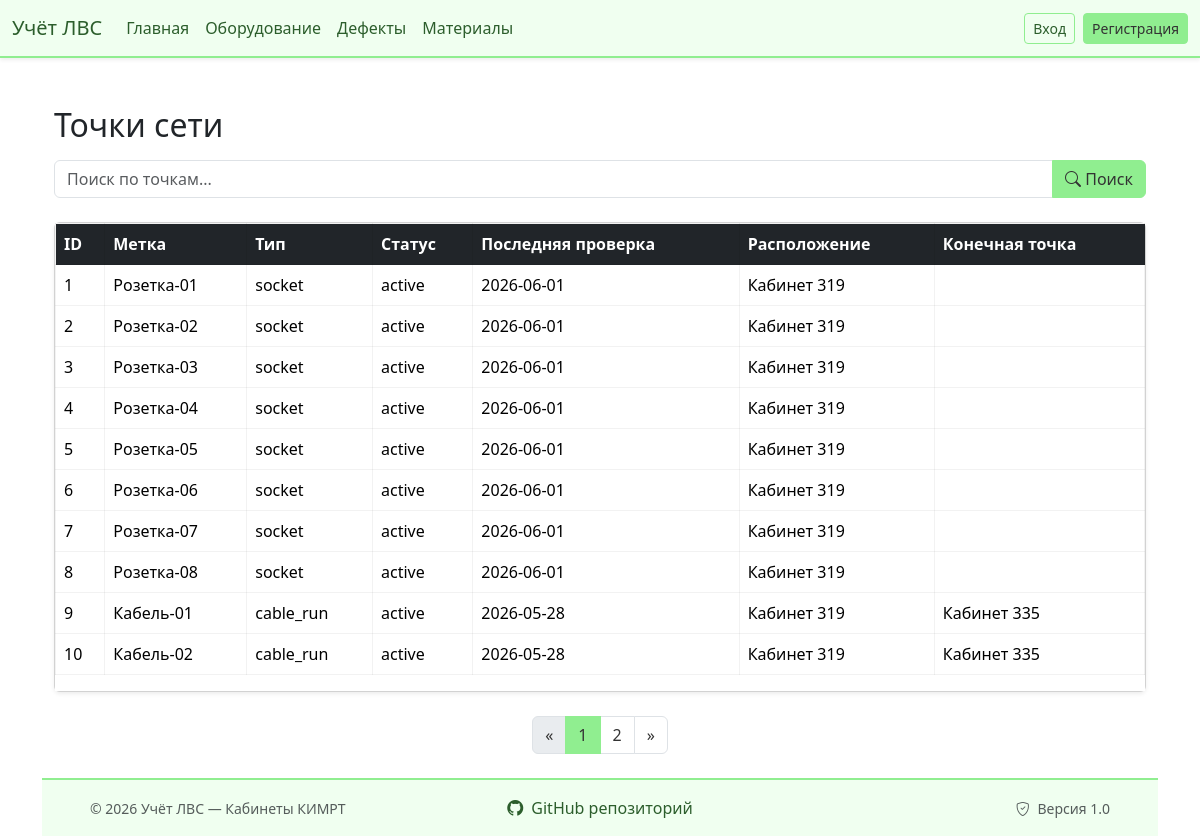
/superproject/index.php, run on the app's committed database.
### tables this page shows
CREATE TABLE `network_points` (
  `id` int(11) NOT NULL,
  `label` varchar(20) NOT NULL,
  `type` enum('socket','switch','cable_run','patch_cord') NOT NULL,
  `location_id` int(11) DEFAULT NULL,
  `location_end_id` int(11) DEFAULT NULL,
  `status` enum('active','defect','decommissioned') DEFAULT 'active',
  `last_check` date DEFAULT NULL
);

CREATE TABLE `locations` (
  `id` int(11) NOT NULL,
  `name` varchar(100) NOT NULL,
  `type` enum('room','rack','workspace','other') DEFAULT 'room',
  `room_number` varchar(10) DEFAULT '319Б'
);

### superproject/index.php (called while the page is built, shortened)
<?php
require_once 'db/connectDB.php';
require_once 'models/dashboard.model.php';
dashboardIndex($pdo);
function dashboardIndex(PDO $pdo): void
{
    $page   = isset($_GET['page']) ? max(1, (int)$_GET['page']) : 1;
    $search = isset($_GET['search']) ? trim($_GET['search']) : '';
    $limit  = 10;
    $offset = ($page - 1) * $limit;
    $data       = getFilteredPoints($pdo, $search, $limit, $offset);
    $totalRows  = getTotalFilteredPoints($pdo, $search);
    $totalPages = (int) ceil($totalRows / $limit);
    require  'views/index.view.php';
}

### superproject/models/dashboard.model.php (called while the page is built, shortened)
<?php
if (!function_exists('getFilteredPoints')) {
    function getFilteredPoints(PDO $pdo, string $search, int $limit, int $offset): array
    {
        $sql = "
            SELECT
                np.id, np.label, np.type, np.status, np.last_check,
                loc1.name AS location_name,
                loc2.name AS location_end_name
            FROM network_points np
            LEFT JOIN locations loc1 ON np.location_id = loc1.id
            LEFT JOIN locations loc2 ON np.location_end_id = loc2.id
            WHERE 1=1
        ";
        $params = [];
        $sql .= " ORDER BY np.id ASC LIMIT :limit OFFSET :offset";
        $stmt = $pdo->prepare($sql);
        $stmt->bindValue(':limit', $limit, PDO::PARAM_INT);
        $stmt->bindValue(':offset', $offset, PDO::PARAM_INT);
        $stmt->execute();
        return $stmt->fetchAll(PDO::FETCH_ASSOC);
    }
}
if (!function_exists('getTotalFilteredPoints')) {
    function getTotalFilteredPoints(PDO $pdo, string $search): int
    {
        $sql = "
            SELECT COUNT(*)
            FROM network_points np
            LEFT JOIN locations loc1 ON np.location_id = loc1.id
            LEFT JOIN locations loc2 ON np.location_end_id = loc2.id
            WHERE 1=1
        ";
        $params = [];
        $stmt = $pdo->prepare($sql);
        $stmt->execute($params);
        return (int) $stmt->fetchColumn();
    }
}

### superproject/views/index.view.php (the view, shortened to what this page needs)
<?php include __DIR__ . '/components/header.view.php'; ?>
<div class="container-fluid mt-4">
    <h2 class="mb-3">Точки сети</h2>
    <div class="mb-4">
        <form action="" method="get" class="input-group">
            <input type="text" name="search" class="form-control"
                   placeholder="Поиск по точкам..."
                   value="<?= htmlspecialchars($search) ?>">
            <button class="btn btn-salad" type="submit">
                <i class="bi bi-search"></i> Поиск
            </button>
        </form>
    </div>
    <?php if (!empty($data)): ?>
        <div class="card mb-4 shadow-sm">
            <div class="card-body p-0">
                <div class="table-responsive">
                    <table class="table table-hover table-borderless align-middle">
                        <thead class="table-dark">
                            <tr>
                                <th>ID</th>
                                <th>Метка</th>
                                <th>Тип</th>
                                <th>Статус</th>
                                <th>Последняя проверка</th>
                                <th>Расположение</th>
                                <th>Конечная точка</th>
                            </tr>
                        </thead>
                        <tbody>
                            <?php foreach ($data as $row): ?>
                                <tr>
                                    <td><?= htmlspecialchars($row['id']) ?></td>
                                    <td><?= htmlspecialchars($row['label']) ?></td>
                                    <td><?= htmlspecialchars($row['type']) ?></td>
                                    <td><?= htmlspecialchars($row['status']) ?></td>
                                    <td><?= htmlspecialchars($row['last_check']) ?></td>
                                    <td><?= htmlspecialchars($row['location_name'] ?? '') ?></td>
                                    <td><?= htmlspecialchars($row['location_end_name'] ?? '') ?></td>
                                </tr>
                            <?php endforeach; ?>
                        </tbody>
                    </table>
                </div>
            </div>
        </div>
        <?php if ($totalPages > 1): ?>
            <nav aria-label="Page navigation" class="mb-4">
                <ul class="pagination justify-content-center">
                    <li class="page-item <?= ($page <= 1) ? 'disabled' : '' ?>">
                        <a class="page-link" href="<?= ($page > 1) ? "?page=".($page - 1)."&search=".urlencode($search) : "javascript:void(0)" ?>">«</a>
                    </li>
                    <?php for ($i = 1; $i <= $totalPages; $i++): ?>
                        <li class="page-item <?= ($i == $page) ? 'active' : '' ?>">
                            <a class="page-link" href="?page=<?= $i ?>&search=<?= urlencode($search) ?>"><?= $i ?></a>
                        </li>
                    <?php endfor; ?>
                    <li class="page-item <?= ($page >= $totalPages) ? 'disabled' : '' ?>">
                        <a class="page-link" href="<?= ($page < $totalPages) ? "?page=".($page + 1)."&search=".urlencode($search) : "javascript:void(0)" ?>">»</a>
                    </li>
                </ul>
            </nav>
        <?php endif; ?>
    <?php else: ?>
        <div class="alert alert-info mt-4">Точки сети не найдены.</div>
    <?php endif; ?>
</div>
<?php include __DIR__ . '/components/footer.view.php'; ?>

### superproject/views/components/header.view.php (shortened to what this page needs)
<!DOCTYPE html>
<html lang="ru">
<head>
    <link href="https://cdn.jsdelivr.net/npm/bootstrap@5.3.3/dist/css/bootstrap.min.css" rel="stylesheet">
    <link rel="stylesheet" href="https://cdn.jsdelivr.net/npm/bootstrap-icons@1.11.3/font/bootstrap-icons.min.css">
</head>
<body>
<nav class="navbar navbar-expand-lg navbar-salad shadow-sm">
    <div class="container-fluid">
        <a class="navbar-brand" href="<?= BASE_URL ?>index.php"> Учёт ЛВС</a>
        <div class="collapse navbar-collapse" id="navbarSalad">
            <ul class="navbar-nav me-auto mb-2 mb-lg-0">
                <li class="nav-item">
                    <a class="nav-link" href="<?= BASE_URL ?>index.php">Главная</a>
                </li>
                <li class="nav-item">
                    <a class="nav-link" href="<?= BASE_URL ?>controllers/inventory.controller.php">Оборудование</a>
                </li>
                <li class="nav-item">
                    <a class="nav-link" href="<?= BASE_URL ?>controllers/defects.controller.php">Дефекты</a>
                </li>
                <li class="nav-item">
                    <a class="nav-link" href="<?= BASE_URL ?>views/materials.view.php">Материалы</a>
                </li>
            </ul>
            <div class="d-flex">
                <?php if (isset($_SESSION['user'])): ?>
                    <span class="navbar-text me-3">
                        👤 <?= htmlspecialchars($_SESSION['user']['login']) ?>
                        (<?= htmlspecialchars($_SESSION['user']['role']) ?>)
                    </span>
                    <a href="<?= BASE_URL ?>controllers/logout.controller.php" class="btn btn-salad-outline btn-sm">Выход</a>
                <?php else: ?>
                    <a href="<?= BASE_URL ?>controllers/login.controller.php" class="btn btn-salad-outline me-2 btn-sm">Вход</a>
                    <a href="<?= BASE_URL ?>controllers/register.controller.php" class="btn btn-salad btn-sm">Регистрация</a>
                <?php endif; ?>
            </div>
        </div>
    </div>
</nav>
<div class="container mt-4">

### superproject/views/components/footer.view.php (shortened to what this page needs)
<footer style="background-color: #f0fff0; border-top: 2px solid #90EE90; width: 100%; margin-top: auto;">
    <div class="container-fluid px-3 px-md-5">
        <div class="row align-items-center py-3 gy-2">
            <div class="col-md-4 text-center text-md-start">
                <span class="text-muted small">© <?= date('Y') ?> Учёт ЛВС — Кабинеты КИМРТ</span>
            </div>
            <div class="col-md-4 text-center">
                <a href="https://github.com/DMDAAAR/Accounting-for-network-load-and-cabinet-material-consumption.git" target="_blank" class="text-decoration-none" style="color: #2c5e2c;">
                    <i class="bi bi-github me-1"></i> GitHub репозиторий
                </a>
            </div>
            <div class="col-md-4 text-center text-md-end">
                <span class="text-muted small"><i class="bi bi-shield-check me-1"></i> Версия 1.0</span>
            </div>
        </div>
    </div>
</footer>
</body>
</html>

### superproject/views/components/header.view.php (style rules this page uses)
.navbar-salad { background-color: #f0fff0 !important; border-bottom: 2px solid #90EE90; }
.navbar-salad .navbar-brand, .navbar-salad .nav-link, .navbar-salad .navbar-text { color: #2c5e2c !important; }
.btn-salad-outline { border-color: #90EE90; color: #2c5e2c; }
.btn-salad { background-color: #90EE90; border-color: #90EE90; color: #2c5e2c; }
body { display: flex; flex-direction: column; min-height: 100vh; margin: 0; }
.container { flex: 1; }

### superproject/views/index.view.php (style rules this page uses)
.btn-salad { background-color: #90EE90; border-color: #90EE90; color: #333; }
.pagination .page-link { color: #333; }
.pagination .page-item.active .page-link { background-color: #90EE90; border-color: #90EE90; }
.table-borderless th, .table-borderless td, .table-borderless thead th { border: 1px solid rgba(0,0,0,.05); }
.card-body { background-color: #fff; }

### data on the page
network_points: id "1", label "Розетка-01", type "socket", status "active", last_check "2026-06-01", location.name "Кабинет 319"
network_points: id "2", label "Розетка-02", type "socket", status "active", last_check "2026-06-01", location.name "Кабинет 319"
network_points: id "3", label "Розетка-03", type "socket", status "active", last_check "2026-06-01", location.name "Кабинет 319"
network_points: id "4", label "Розетка-04", type "socket", status "active", last_check "2026-06-01", location.name "Кабинет 319"
network_points: id "5", label "Розетка-05", type "socket", status "active", last_check "2026-06-01", location.name "Кабинет 319"
network_points: id "6", label "Розетка-06", type "socket", status "active", last_check "2026-06-01", location.name "Кабинет 319"
network_points: id "7", label "Розетка-07", type "socket", status "active", last_check "2026-06-01", location.name "Кабинет 319"
network_points: id "8", label "Розетка-08", type "socket", status "active", last_check "2026-06-01", location.name "Кабинет 319"
network_points: id "9", label "Кабель-01", type "cable_run", status "active", last_check "2026-05-28", location.name "Кабинет 319", locations.name "Кабинет 335"
network_points: id "10", label "Кабель-02", type "cable_run", status "active", last_check "2026-05-28", location.name "Кабинет 319", locations.name "Кабинет 335"
